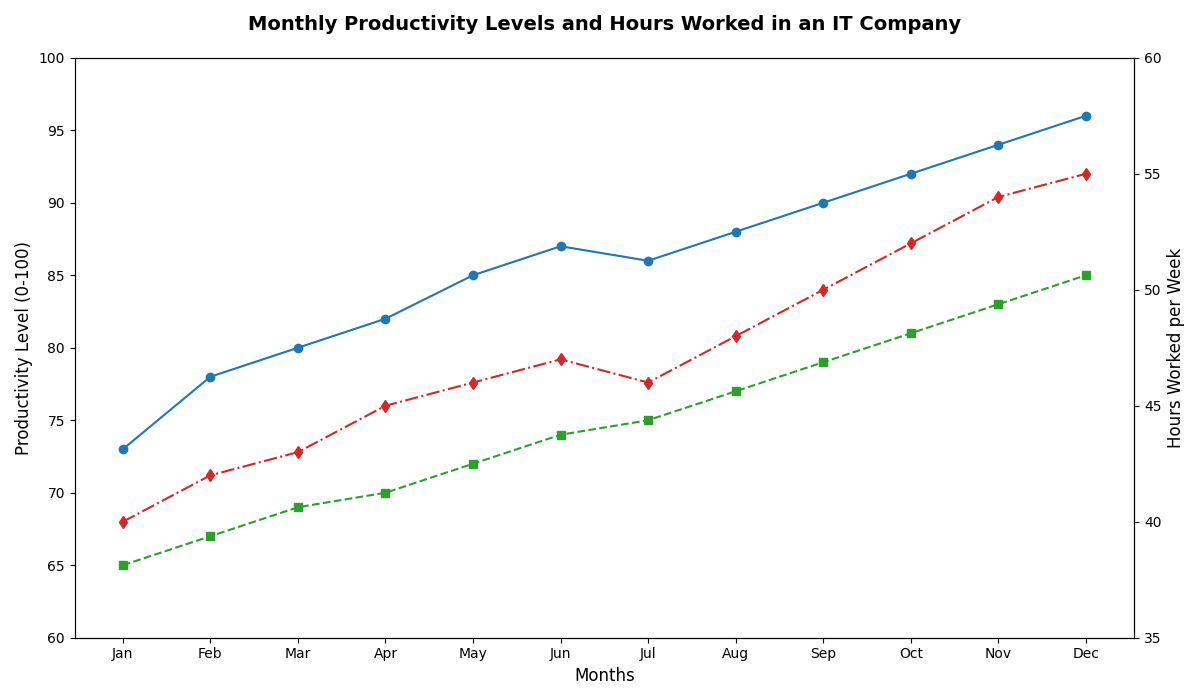

Write the Python code that produced this figure.
import matplotlib.pyplot as plt
import numpy as np

# Define the months and productivity levels
months = np.array([
    'Jan', 'Feb', 'Mar', 'Apr', 'May', 'Jun',
    'Jul', 'Aug', 'Sep', 'Oct', 'Nov', 'Dec'
])
productivity_software = np.array([73, 78, 80, 82, 85, 87, 86, 88, 90, 92, 94, 96])
productivity_hardware = np.array([65, 67, 69, 70, 72, 74, 75, 77, 79, 81, 83, 85])

# Secondary y-axis data: Hours worked per week
hours_worked = np.array([40, 42, 43, 45, 46, 47, 46, 48, 50, 52, 54, 55])

# Create the plots
fig, ax1 = plt.subplots(figsize=(12, 7))

# Plot productivity levels for software development team
ax1.plot(months, productivity_software, 'o-', color='tab:blue')
# Plot productivity levels for hardware development team
ax1.plot(months, productivity_hardware, 's--', color='tab:green')

# Customize the first y-axis (productivity)
ax1.set_ylabel('Productivity Level (0-100)', fontsize=12)
ax1.set_ylim(60, 100)
ax1.set_xlabel('Months', fontsize=12)
ax1.set_xticks(months)

# Add secondary y-axis for hours worked
ax2 = ax1.twinx()
ax2.plot(months, hours_worked, 'd-.', color='tab:red')
ax2.set_ylabel('Hours Worked per Week', fontsize=12)
ax2.set_ylim(35, 60)

# Add title and adjust layout
plt.title('Monthly Productivity Levels and Hours Worked in an IT Company', fontsize=14, fontweight='bold', pad=20)
plt.tight_layout()

# Display the plot
plt.show()
